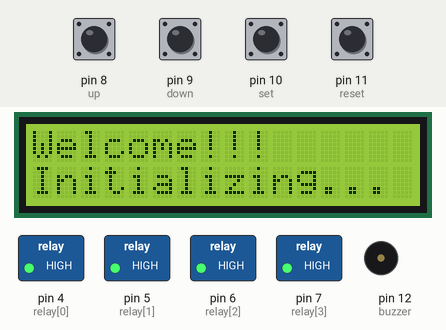
The sketch below on a simulated Arduino Uno, built with avr-gcc and run on an emulated ATmega328P. On the bench: 16×2 character LCD, switched loads named in the sketch (green lamp = pin HIGH), buzzer (waves = sounding). The inputs (shaded band) are chosen by the test bench; at power-on: pin 8 (up), pin 9 (down), pin 10 (set), pin 11 (reset) HIGH.

Above: at 1.6 s.
At 5.7 s:
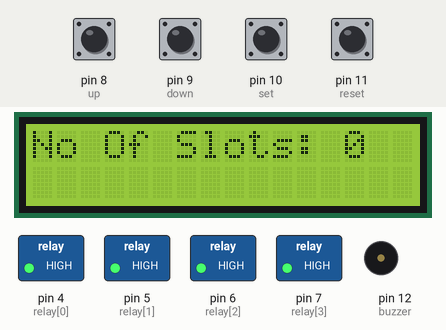
5.8 s: pin 11 (reset) pulled LOW for 0.15 s
7.4 s: pin 8 (up) pulled LOW for 1 s
At 8.8 s:
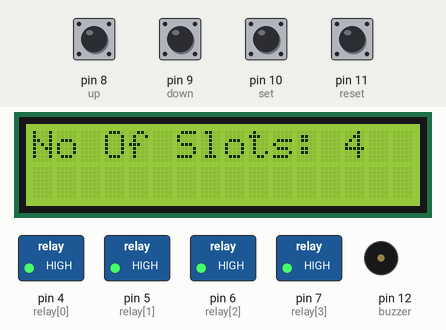
9.9 s: pin 10 (set) pulled LOW for 1 s
At 12.1 s:
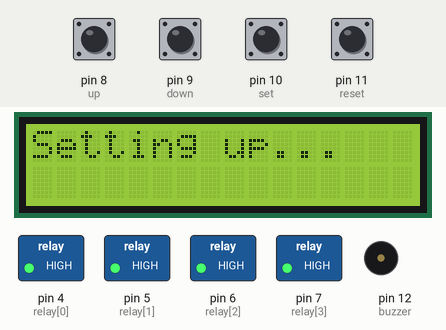
Timing chart, 0 to 32.9 s (numbered marks = the images above; inputs shaded):
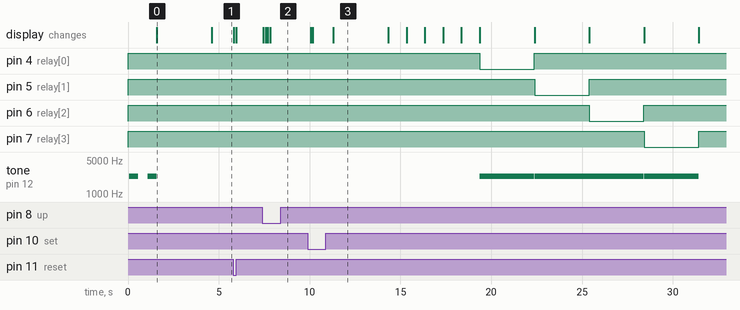

Measured:
- after the input at 7.4 s, the display: first changes after 0.05 s (image 2 shows a later state)
- after the input at 9.9 s, pin 4 (relay[0]): HIGH → LOW after 9.5 s, → HIGH 3.0 s later; pin 5 (relay[1]): HIGH → LOW after 12.5 s, → HIGH 3.0 s later
- what the display in image 0 shows lasts 3.0 s, from 1.6 s to 4.6 s

The sketch:

Relay-Timer.ino
```cpp
#include <Wire.h>
#include <LiquidCrystal_I2C.h>
LiquidCrystal_I2C lcd(0x27, 16, 2);

// Pin Variables
int relay[] = {4, 5, 6, 7};
int up = 8;
int down = 9;
int set = 10;
int reset = 11;
int buzzer = 12;
int slots = 0;
int time = 0;
int gap = 0;
int set_btn = 1;

void setup() {
  // Outputs
  pinMode(relay[0], OUTPUT);
  pinMode(relay[1], OUTPUT);
  pinMode(relay[2], OUTPUT);
  pinMode(relay[3], OUTPUT);
  pinMode(buzzer, OUTPUT);

  // Inputs
  pinMode(up, INPUT_PULLUP);
  pinMode(down, INPUT_PULLUP);
  pinMode(set, INPUT_PULLUP);
  pinMode(reset, INPUT_PULLUP);

  // Initializing relays to HIGH
  for (int i = 0; i < 4; i++) {
    digitalWrite(relay[i], HIGH);
  }

  lcd.init();
  lcd.backlight();
  lcd.setCursor(0, 0);
  lcd.print("Welcome!!!");
  lcd.setCursor(0, 1);
  Buzzerout();
  lcd.print("Initializing...");
  delay(3000);
  Serial.begin(9600);
}

void loop() {
  Modules();
  if (slots != 0){
    Activate();
    Module_gap();
    Launch();
  }
}

void Buzzerout() {
  tone(buzzer, 2300);
  delay(500);
  noTone(buzzer);
  delay(500);
  tone(buzzer, 2300);
  delay(500);
  noTone(buzzer);
}

void Buzzerout_launch(){
  tone(buzzer, 2300);
  delay(3000);
  noTone(buzzer);
}

void Modules() {
  lcd.clear();
  set_btn = 1;
  while (set_btn == 1) {
    int up_btn = digitalRead(up);
    int down_btn = digitalRead(down);
    int reset_btn = digitalRead(reset);

    if (up_btn == 0 && slots < 4) {
      slots++;
    }
    if (down_btn == 0 && slots > 0) {
      slots--;
    }
    if (reset_btn == 0) {
      Reset_var();
      break;
    }

    lcd.setCursor(0, 0);
    lcd.print("No Of Slots: ");
    lcd.print(slots);
    set_btn = digitalRead(set);
    delay(110);
  }
}

void Activate() {
  set_btn = 1;
  lcd.clear();
  while (set_btn == 1) {
    int up_btn = digitalRead(up);
    int down_btn = digitalRead(down);
    int reset_btn = digitalRead(reset);

    if (up_btn == 0 && time < 1000) {
      time++;
    }
    if (down_btn == 0 && time > 0) {
      time--;
    }
    if (reset_btn == 0) {
      Reset_var();
      break;
    }

    lcd.setCursor(0, 0);
    lcd.print("Set timer: ");
    lcd.print(time);
    lcd.print("s   ");
    set_btn = digitalRead(set);
    delay(110);
  }
}

void Module_gap() {
  set_btn = 1;
  lcd.clear();
  while (set_btn == 1 && slots > 1) {
    int up_btn = digitalRead(up);
    int down_btn = digitalRead(down);
    int reset_btn = digitalRead(reset);

    if (up_btn == 0 && gap < 1000) {
      gap++;
    }
    if (down_btn == 0 && gap > 0) {
      gap--;
    }
    if (reset_btn == 0) {
      Reset_var();
      break;
    }

    lcd.setCursor(0, 0);
    lcd.print("Gap time: ");
    lcd.print(gap);
    lcd.print("s   ");
    set_btn = digitalRead(set);
    delay(110);
  }
}

void Reset_var() {
  slots = 0;
  time = 0;
  gap = 0;
  for (int i = 0; i < 4; i++) {
    digitalWrite(relay[i],HIGH);
  }

}

void Launch() {
  delay(1000);
  if (slots != 0) {
    lcd.clear();
    lcd.setCursor(0, 0);
    lcd.print("Setting up...");
    delay(3000);

    lcd.clear();
    lcd.setCursor(0, 0); // Centered position for line 1
    lcd.print("-Activating  In-");
    for (int i = 5; i > 0; i--) {
      lcd.setCursor(6, 1); // Centered position for line 2
      lcd.print(i);
      lcd.print("s   ");
      delay(1000);
    }
    lcd.clear();
    lcd.setCursor(0, 0); // Adjusted position for centered display
    lcd.print("-Launch No 1 In-");
    for (int i = time; i > 0; i--) {
      lcd.setCursor(6, 1); // Adjusted position for centered display
      lcd.print(i);
      lcd.print("s   ");
      delay(1000);
      lcd.setCursor(6, 1);
      lcd.print("    "); // Clear previous number
    }
    digitalWrite(relay[0], LOW);
    Buzzerout_launch();
    digitalWrite(relay[0], HIGH);
    for (int i = 1; i < slots; i++) {
      lcd.clear();
      lcd.setCursor(0, 0); // Adjusted position for centered display
      lcd.print("-Launch No ");
      lcd.print(i + 1);
      lcd.print(" In-");
      for (int j = gap; j > 0; j--) {
        lcd.setCursor(6, 1); // Adjusted position for centered display
        lcd.print(j);
        lcd.print("s   ");
        delay(1000);
        lcd.setCursor(6, 1);
        lcd.print("    "); // Clear previous number
      }
      digitalWrite(relay[i], LOW);
      Buzzerout_launch();
      digitalWrite(relay[i], HIGH);
    }
    lcd.clear();
    delay(5000);
    lcd.setCursor(0, 0);
    lcd.print("Launch Complete");
    delay(2000);
    Reset_var();
  }
}
```
